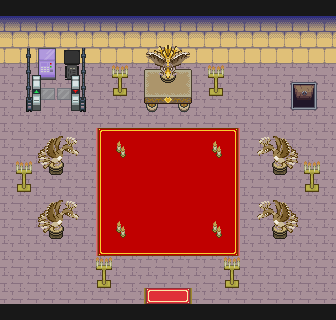

A 2D game scene composited from a Tiled map and its tileset images. What follows is a short description and the map's XML, with each tile layer's data collapsed to a summary:
An orthogonal 21x20 tile map with 16x16 px tiles, 8 tile layers (sol, tapis, statue, NONE, ...), 4 tilesets and 1 object (spawn_pyr_trappe).

<map version="1.9" tiledversion="1.9.2" orientation="orthogonal" renderorder="right-down" width="21" height="20" tilewidth="16" tileheight="16" infinite="0" nextlayerid="21" nextobjectid="37">
 <editorsettings>
  <export format="tmx" />
 </editorsettings>
 <tileset firstgid="1" source="big_tileset.tsx" />
 <tileset firstgid="12289" source="indoor2.tsx" />
 <tileset firstgid="18433" source="../tsx/Overworld.tsx" />
 <tileset firstgid="19873" source="../tsx/interior.tsx" />
 <layer id="1" name="sol" width="21" height="20">
  <data>[420 cells, 420 non-empty, 5 distinct tile ids]</data>
 </layer>
 <layer id="3" name="tapis" width="21" height="20">
  <data>[420 cells, 309 non-empty, 16 distinct tile ids]</data>
 </layer>
 <layer id="5" name="statue" width="21" height="20">
  <data>[420 cells, 48 non-empty, 29 distinct tile ids]</data>
 </layer>
 <layer id="15" name="NONE" width="21" height="20">
  <data>[420 cells, 0 non-empty, 0 distinct tile ids]</data>
 </layer>
 <layer id="19" name="Copie de NONE" width="21" height="20">
  <data>[420 cells, 0 non-empty, 0 distinct tile ids]</data>
 </layer>
 <layer id="18" name="Copie de NONE" width="21" height="20">
  <data>[420 cells, 0 non-empty, 0 distinct tile ids]</data>
 </layer>
 <layer id="16" name="Copie de NONE" width="21" height="20">
  <data>[420 cells, 0 non-empty, 0 distinct tile ids]</data>
 </layer>
 <group id="8" name="over" />
 <layer id="4" name="statue2" width="21" height="20">
  <data>[420 cells, 84 non-empty, 33 distinct tile ids]</data>
 </layer>
 <objectgroup id="7" name="Objects">
  <object id="36" name="spawn_pyr_trappe" x="296.641" y="85.8594">
   <point />
  </object>
 </objectgroup>
</map>
